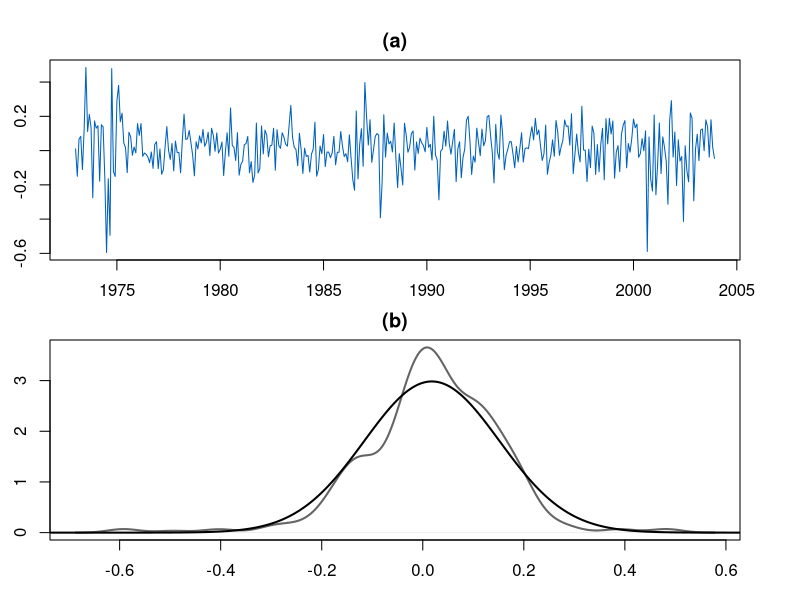
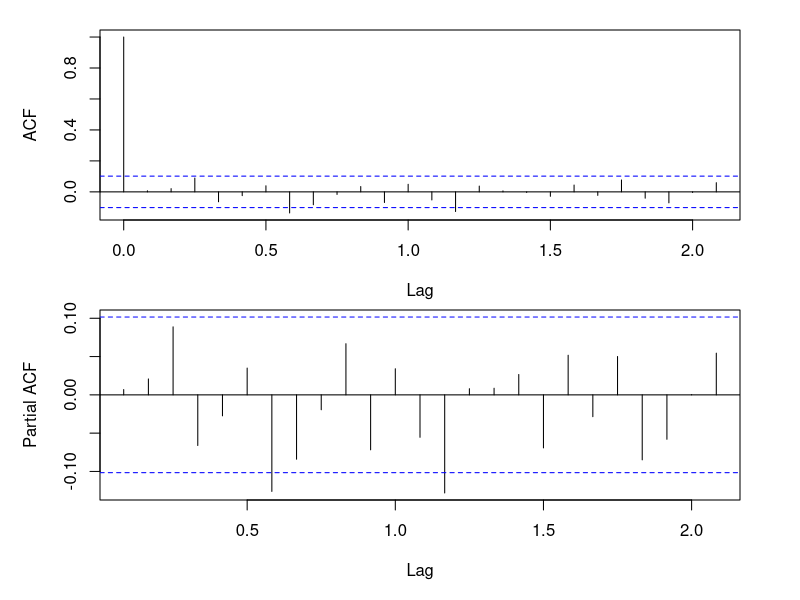
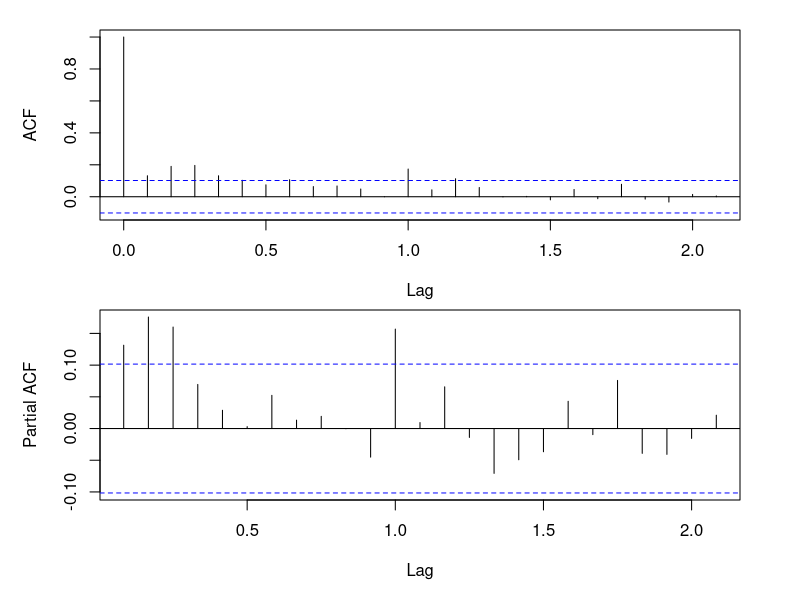

Write the R code that produced these figures, in order.
## ---- chunk 1
knitr::opts_chunk$set(echo = TRUE)
## ---- chunk 2
w <- read.table("m-intel.txt", sep = "", header = TRUE)
x <- ts(w$intc, start = c(1973, 01), frequency = 12)
## ---- chunk 3
stat <- psych::describe(x)
stat
## ---- chunk 4
par(mfrow = c(2, 1), mar = c(2,2,2,1), oma = c(1,0.5,1,2))
plot(x, col = "#0061bd", main = "(a)")
d <- density(x)
plot(d, col = "#646464", main = "(b)", lwd = 2)
s2 <- seq(from = -4, to = 4, length.out = 10000)
lines(s2, dnorm(s2, mean = stat$mean, sd = stat$sd), col = "black", lwd = 2)
## ---- chunk 5
par(mfrow = c(2, 1), mar = c(4,4,0.5,1), oma = c(1,1,1,2))
acf(x, main = "")
pacf(x, main = "")
## ---- chunk 6
x.fit <- arima(x, order = c(1, 0, 1))

sapply(1:6, function(i) {
  Box.test(x.fit$residual, type = "Ljung-Box", lag = i) $ p.value
})
## ---- chunk 7
par(mfrow = c(2, 1), mar = c(4,4,0.5,1), oma = c(1,1,1,2))
acf(x.fit$residuals^2, main = "")
pacf(x.fit$residuals^2, main = "")
## ---- chunk 8
sapply(1:6, function(i) {
  Box.test(x.fit$residual^2, type = "Ljung-Box", lag = i) $ p.value
})
## ---- chunk 9
library(fGarch)
## ---- chunk 10
m1 <- garchFit(intc ~ arma(1, 1) + garch(1, 1), data = w, trace = FALSE)
summary(m1)
## ---- chunk 11
m1 <- garchFit(intc ~ garch(1, 1), data = w, trace = FALSE)
summary(m1)
## ---- chunk 12
ks.test(x.fit$residuals, 
        dnorm(s2, mean = stat$mean, sd = stat$sd),
        alternative = c("two.sided", "less", "greater"),
        exact = NULL)
## ---- chunk 13
m1 <- garchFit(intc ~ garch(1, 1), data = w,
               cond.dist = "std", trace = FALSE)
summary(m1)
## ---- chunk 14
pre <- predict(m1, 5)
pre
